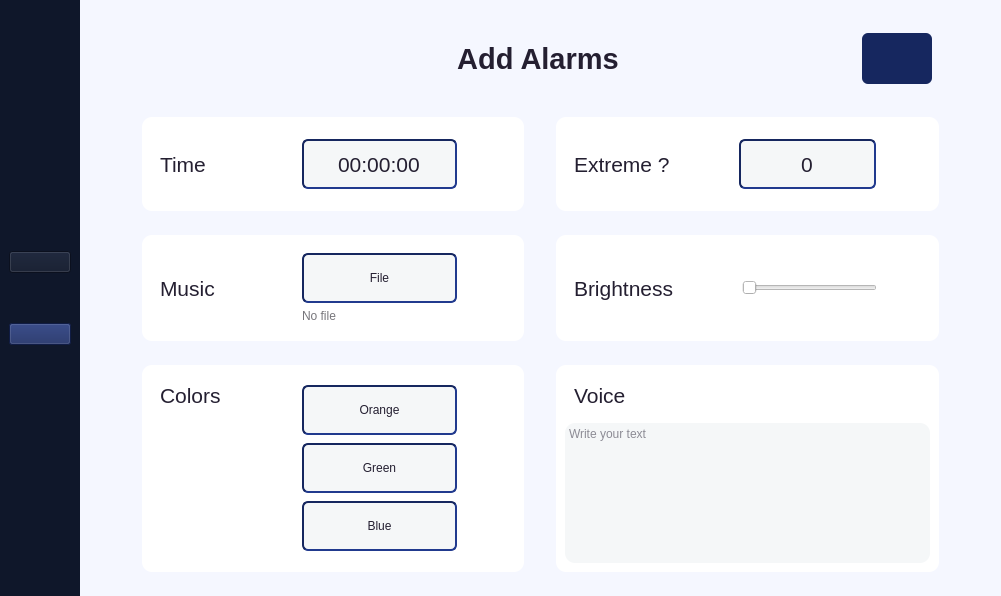
<?xml version="1.0" encoding="UTF-8"?>
<ui version="4.0">
 <class>MainWindow</class>
 <widget class="QMainWindow" name="MainWindow">
  <property name="geometry">
   <rect>
    <x>0</x>
    <y>0</y>
    <width>1001</width>
    <height>596</height>
   </rect>
  </property>
  <property name="windowTitle">
   <string>MainWindow</string>
  </property>
  <property name="styleSheet">
   <string notr="true">background-color: rgb(245, 247, 248);</string>
  </property>
  <widget class="QWidget" name="centralwidget">
   <layout class="QHBoxLayout" name="horizontalLayout">
    <property name="spacing">
     <number>0</number>
    </property>
    <property name="leftMargin">
     <number>0</number>
    </property>
    <property name="topMargin">
     <number>0</number>
    </property>
    <property name="rightMargin">
     <number>0</number>
    </property>
    <property name="bottomMargin">
     <number>0</number>
    </property>
    <item>
     <widget class="QWidget" name="widget" native="true">
      <property name="sizePolicy">
       <sizepolicy hsizetype="Fixed" vsizetype="Preferred">
        <horstretch>1</horstretch>
        <verstretch>0</verstretch>
       </sizepolicy>
      </property>
      <property name="minimumSize">
       <size>
        <width>80</width>
        <height>0</height>
       </size>
      </property>
      <property name="maximumSize">
       <size>
        <width>61</width>
        <height>16777215</height>
       </size>
      </property>
      <property name="styleSheet">
       <string notr="true">background-color: rgb(15, 23, 42);</string>
      </property>
      <layout class="QHBoxLayout" name="horizontalLayout_2">
       <property name="spacing">
        <number>0</number>
       </property>
       <item>
        <widget class="QWidget" name="widget_21" native="true">
         <property name="maximumSize">
          <size>
           <width>16777215</width>
           <height>10000</height>
          </size>
         </property>
         <layout class="QGridLayout" name="gridLayout_2">
          <property name="leftMargin">
           <number>0</number>
          </property>
          <property name="topMargin">
           <number>0</number>
          </property>
          <property name="rightMargin">
           <number>0</number>
          </property>
          <property name="bottomMargin">
           <number>0</number>
          </property>
          <item row="0" column="0">
           <layout class="QVBoxLayout" name="verticalLayout">
            <property name="spacing">
             <number>50</number>
            </property>
            <property name="sizeConstraint">
             <enum>QLayout::SetDefaultConstraint</enum>
            </property>
            <item>
             <widget class="QPushButton" name="btnAlarms">
              <property name="font">
               <font>
                <bold>true</bold>
               </font>
              </property>
              <property name="styleSheet">
               <string notr="true">
color: rgb(255, 255, 255);</string>
              </property>
              <property name="text">
               <string/>
              </property>
              <property name="icon">
               <iconset>
                <normaloff>UI/alarm.png</normaloff>UI/alarm.png</iconset>
              </property>
              <property name="iconSize">
               <size>
                <width>32</width>
                <height>32</height>
               </size>
              </property>
             </widget>
            </item>
            <item>
             <widget class="QPushButton" name="btnExt">
              <property name="font">
               <font>
                <bold>true</bold>
               </font>
              </property>
              <property name="styleSheet">
               <string notr="true">background-color: rgb(22, 39, 95);
</string>
              </property>
              <property name="text">
               <string/>
              </property>
              <property name="icon">
               <iconset>
                <normaloff>UI/plus.png</normaloff>UI/plus.png</iconset>
              </property>
              <property name="iconSize">
               <size>
                <width>32</width>
                <height>32</height>
               </size>
              </property>
             </widget>
            </item>
           </layout>
          </item>
         </layout>
        </widget>
       </item>
      </layout>
     </widget>
    </item>
    <item>
     <widget class="QWidget" name="widget_2" native="true">
      <property name="styleSheet">
       <string notr="true">background-color: rgb(245,247,255);</string>
      </property>
      <layout class="QVBoxLayout" name="verticalLayout_2">
       <item>
        <widget class="QWidget" name="widget_7" native="true">
         <property name="sizePolicy">
          <sizepolicy hsizetype="Preferred" vsizetype="Preferred">
           <horstretch>0</horstretch>
           <verstretch>0</verstretch>
          </sizepolicy>
         </property>
        </widget>
       </item>
       <item>
        <widget class="QWidget" name="widget_18" native="true">
         <property name="sizePolicy">
          <sizepolicy hsizetype="Preferred" vsizetype="Preferred">
           <horstretch>0</horstretch>
           <verstretch>1</verstretch>
          </sizepolicy>
         </property>
         <layout class="QGridLayout" name="gridLayout_6">
          <item row="0" column="1">
           <widget class="QWidget" name="widget_46" native="true">
            <layout class="QGridLayout" name="gridLayout_4">
             <item row="0" column="0">
              <widget class="QLabel" name="label_9">
               <property name="font">
                <font>
                 <pointsize>22</pointsize>
                 <bold>true</bold>
                </font>
               </property>
               <property name="styleSheet">
                <string notr="true">color: rgb(36, 31, 49);</string>
               </property>
               <property name="text">
                <string>Add Alarms</string>
               </property>
               <property name="textFormat">
                <enum>Qt::AutoText</enum>
               </property>
               <property name="alignment">
                <set>Qt::AlignCenter</set>
               </property>
              </widget>
             </item>
            </layout>
           </widget>
          </item>
          <item row="0" column="2">
           <widget class="QWidget" name="widget_48" native="true">
            <property name="sizePolicy">
             <sizepolicy hsizetype="Preferred" vsizetype="Preferred">
              <horstretch>2</horstretch>
              <verstretch>0</verstretch>
             </sizepolicy>
            </property>
           </widget>
          </item>
          <item row="0" column="0">
           <widget class="QWidget" name="widget_47" native="true">
            <property name="sizePolicy">
             <sizepolicy hsizetype="Preferred" vsizetype="Preferred">
              <horstretch>4</horstretch>
              <verstretch>0</verstretch>
             </sizepolicy>
            </property>
           </widget>
          </item>
          <item row="0" column="3">
           <widget class="QWidget" name="widget_49" native="true">
            <property name="sizePolicy">
             <sizepolicy hsizetype="Preferred" vsizetype="Preferred">
              <horstretch>2</horstretch>
              <verstretch>0</verstretch>
             </sizepolicy>
            </property>
            <layout class="QGridLayout" name="gridLayout_5">
             <item row="0" column="0">
              <widget class="QPushButton" name="btnSubmit">
               <property name="sizePolicy">
                <sizepolicy hsizetype="Fixed" vsizetype="Fixed">
                 <horstretch>0</horstretch>
                 <verstretch>0</verstretch>
                </sizepolicy>
               </property>
               <property name="minimumSize">
                <size>
                 <width>70</width>
                 <height>51</height>
                </size>
               </property>
               <property name="font">
                <font>
                 <bold>true</bold>
                </font>
               </property>
               <property name="styleSheet">
                <string notr="true">background-color: rgb(39, 147, 229);
color: rgb(255, 255, 255);

background-color: rgb(24, 43, 53);
background-color: rgb(22, 39, 95);
border-width:1px;
border-radius:6px;
border-color: rgb(22, 39, 95);</string>
               </property>
               <property name="text">
                <string/>
               </property>
               <property name="icon">
                <iconset>
                 <normaloff>UI/save.png</normaloff>UI/save.png</iconset>
               </property>
               <property name="iconSize">
                <size>
                 <width>35</width>
                 <height>35</height>
                </size>
               </property>
               <property name="autoDefault">
                <bool>true</bool>
               </property>
              </widget>
             </item>
            </layout>
           </widget>
          </item>
         </layout>
        </widget>
       </item>
       <item>
        <widget class="QWidget" name="widget_10" native="true">
         <property name="sizePolicy">
          <sizepolicy hsizetype="Preferred" vsizetype="Preferred">
           <horstretch>0</horstretch>
           <verstretch>2</verstretch>
          </sizepolicy>
         </property>
         <property name="styleSheet">
          <string notr="true"/>
         </property>
         <layout class="QHBoxLayout" name="horizontalLayout_6">
          <item>
           <widget class="QWidget" name="widget_4" native="true">
            <property name="sizePolicy">
             <sizepolicy hsizetype="Preferred" vsizetype="Preferred">
              <horstretch>1</horstretch>
              <verstretch>0</verstretch>
             </sizepolicy>
            </property>
           </widget>
          </item>
          <item>
           <widget class="QWidget" name="widget_14" native="true">
            <property name="sizePolicy">
             <sizepolicy hsizetype="Preferred" vsizetype="Preferred">
              <horstretch>10</horstretch>
              <verstretch>0</verstretch>
             </sizepolicy>
            </property>
            <property name="styleSheet">
             <string notr="true">border-radius: 10;
background-color: rgb(255, 255, 255);</string>
            </property>
            <layout class="QHBoxLayout" name="horizontalLayout_5">
             <item>
              <widget class="QWidget" name="widget_26" native="true">
               <property name="sizePolicy">
                <sizepolicy hsizetype="Preferred" vsizetype="Preferred">
                 <horstretch>2</horstretch>
                 <verstretch>0</verstretch>
                </sizepolicy>
               </property>
               <layout class="QGridLayout" name="gridLayout_9">
                <item row="0" column="0">
                 <widget class="QLabel" name="labelTime2_3">
                  <property name="font">
                   <font>
                    <pointsize>16</pointsize>
                   </font>
                  </property>
                  <property name="styleSheet">
                   <string notr="true">color: rgb(36, 31, 49);</string>
                  </property>
                  <property name="text">
                   <string>Time</string>
                  </property>
                 </widget>
                </item>
               </layout>
              </widget>
             </item>
             <item>
              <widget class="QWidget" name="widget_27" native="true">
               <property name="sizePolicy">
                <sizepolicy hsizetype="Preferred" vsizetype="Preferred">
                 <horstretch>1</horstretch>
                 <verstretch>0</verstretch>
                </sizepolicy>
               </property>
              </widget>
             </item>
             <item>
              <widget class="QWidget" name="widget_23" native="true">
               <property name="sizePolicy">
                <sizepolicy hsizetype="Preferred" vsizetype="Preferred">
                 <horstretch>4</horstretch>
                 <verstretch>0</verstretch>
                </sizepolicy>
               </property>
               <layout class="QGridLayout" name="gridLayout_8">
                <item row="0" column="0">
                 <widget class="QTimeEdit" name="timeEdit_2">
                  <property name="sizePolicy">
                   <sizepolicy hsizetype="Minimum" vsizetype="Fixed">
                    <horstretch>0</horstretch>
                    <verstretch>0</verstretch>
                   </sizepolicy>
                  </property>
                  <property name="minimumSize">
                   <size>
                    <width>0</width>
                    <height>50</height>
                   </size>
                  </property>
                  <property name="font">
                   <font>
                    <pointsize>16</pointsize>
                   </font>
                  </property>
                  <property name="styleSheet">
                   <string notr="true">border-radius:6px;
border-style: inset;
border-width: 1.5px;
border-color: rgb(22, 39, 95);

background-color: rgb(119, 118, 123);
/*border-color: rgb(234, 0, 49);*/

color: rgb(36, 31, 49);
background-color: rgb(245, 247, 248);
</string>
                  </property>
                  <property name="frame">
                   <bool>false</bool>
                  </property>
                  <property name="alignment">
                   <set>Qt::AlignCenter</set>
                  </property>
                  <property name="buttonSymbols">
                   <enum>QAbstractSpinBox::NoButtons</enum>
                  </property>
                 </widget>
                </item>
               </layout>
              </widget>
             </item>
             <item>
              <widget class="QWidget" name="widget_40" native="true">
               <property name="sizePolicy">
                <sizepolicy hsizetype="Preferred" vsizetype="Preferred">
                 <horstretch>1</horstretch>
                 <verstretch>0</verstretch>
                </sizepolicy>
               </property>
              </widget>
             </item>
            </layout>
           </widget>
          </item>
          <item>
           <widget class="QWidget" name="widget_3" native="true">
            <property name="sizePolicy">
             <sizepolicy hsizetype="Preferred" vsizetype="Preferred">
              <horstretch>1</horstretch>
              <verstretch>0</verstretch>
             </sizepolicy>
            </property>
            <property name="maximumSize">
             <size>
              <width>20</width>
              <height>16777215</height>
             </size>
            </property>
           </widget>
          </item>
          <item>
           <widget class="QWidget" name="widget_28" native="true">
            <property name="sizePolicy">
             <sizepolicy hsizetype="Preferred" vsizetype="Preferred">
              <horstretch>10</horstretch>
              <verstretch>0</verstretch>
             </sizepolicy>
            </property>
            <property name="styleSheet">
             <string notr="true">border-radius: 10;
background-color: rgb(255, 255, 255);</string>
            </property>
            <layout class="QHBoxLayout" name="horizontalLayout_3">
             <item>
              <widget class="QWidget" name="widget_25" native="true">
               <property name="sizePolicy">
                <sizepolicy hsizetype="Preferred" vsizetype="Preferred">
                 <horstretch>2</horstretch>
                 <verstretch>0</verstretch>
                </sizepolicy>
               </property>
               <layout class="QGridLayout" name="gridLayout_10">
                <item row="0" column="0">
                 <widget class="QLabel" name="labelTime2_4">
                  <property name="font">
                   <font>
                    <pointsize>16</pointsize>
                   </font>
                  </property>
                  <property name="styleSheet">
                   <string notr="true">color: rgb(36, 31, 49);</string>
                  </property>
                  <property name="text">
                   <string>Extreme ?</string>
                  </property>
                 </widget>
                </item>
               </layout>
              </widget>
             </item>
             <item>
              <widget class="QWidget" name="widget_29" native="true">
               <property name="sizePolicy">
                <sizepolicy hsizetype="Preferred" vsizetype="Preferred">
                 <horstretch>1</horstretch>
                 <verstretch>0</verstretch>
                </sizepolicy>
               </property>
              </widget>
             </item>
             <item>
              <widget class="QWidget" name="widget_31" native="true">
               <property name="sizePolicy">
                <sizepolicy hsizetype="Preferred" vsizetype="Preferred">
                 <horstretch>4</horstretch>
                 <verstretch>0</verstretch>
                </sizepolicy>
               </property>
               <layout class="QGridLayout" name="gridLayout_12">
                <item row="0" column="0">
                 <widget class="QSpinBox" name="extremeBox">
                  <property name="enabled">
                   <bool>true</bool>
                  </property>
                  <property name="minimumSize">
                   <size>
                    <width>0</width>
                    <height>50</height>
                   </size>
                  </property>
                  <property name="font">
                   <font>
                    <pointsize>16</pointsize>
                   </font>
                  </property>
                  <property name="styleSheet">
                   <string notr="true">border-radius:6px;
border-style: inset;
border-width: 1.5px;
border-color: rgb(22, 39, 95);

background-color: rgb(119, 118, 123);
/*border-color: rgb(234, 0, 49);*/

color: rgb(36, 31, 49);
background-color: rgb(245, 247, 248);
</string>
                  </property>
                  <property name="alignment">
                   <set>Qt::AlignCenter</set>
                  </property>
                  <property name="buttonSymbols">
                   <enum>QAbstractSpinBox::NoButtons</enum>
                  </property>
                 </widget>
                </item>
               </layout>
              </widget>
             </item>
             <item>
              <widget class="QWidget" name="widget_43" native="true">
               <property name="sizePolicy">
                <sizepolicy hsizetype="Preferred" vsizetype="Preferred">
                 <horstretch>1</horstretch>
                 <verstretch>0</verstretch>
                </sizepolicy>
               </property>
              </widget>
             </item>
            </layout>
           </widget>
          </item>
          <item>
           <widget class="QWidget" name="widget_5" native="true">
            <property name="sizePolicy">
             <sizepolicy hsizetype="Preferred" vsizetype="Preferred">
              <horstretch>1</horstretch>
              <verstretch>0</verstretch>
             </sizepolicy>
            </property>
           </widget>
          </item>
         </layout>
        </widget>
       </item>
       <item>
        <widget class="QWidget" name="widget_11" native="true">
         <property name="sizePolicy">
          <sizepolicy hsizetype="Preferred" vsizetype="Preferred">
           <horstretch>0</horstretch>
           <verstretch>2</verstretch>
          </sizepolicy>
         </property>
         <layout class="QHBoxLayout" name="horizontalLayout_4">
          <item>
           <widget class="QWidget" name="widget_6" native="true">
            <property name="sizePolicy">
             <sizepolicy hsizetype="Preferred" vsizetype="Preferred">
              <horstretch>1</horstretch>
              <verstretch>0</verstretch>
             </sizepolicy>
            </property>
           </widget>
          </item>
          <item>
           <widget class="QWidget" name="widget_8" native="true">
            <property name="sizePolicy">
             <sizepolicy hsizetype="Preferred" vsizetype="Preferred">
              <horstretch>10</horstretch>
              <verstretch>0</verstretch>
             </sizepolicy>
            </property>
            <property name="styleSheet">
             <string notr="true">border-radius: 10;
background-color: rgb(255, 255, 255);</string>
            </property>
            <layout class="QHBoxLayout" name="horizontalLayout_7">
             <item>
              <widget class="QWidget" name="widget_30" native="true">
               <property name="sizePolicy">
                <sizepolicy hsizetype="Preferred" vsizetype="Preferred">
                 <horstretch>2</horstretch>
                 <verstretch>0</verstretch>
                </sizepolicy>
               </property>
               <layout class="QGridLayout" name="gridLayout_11">
                <item row="0" column="0">
                 <widget class="QLabel" name="labelTime2_5">
                  <property name="font">
                   <font>
                    <pointsize>16</pointsize>
                   </font>
                  </property>
                  <property name="styleSheet">
                   <string notr="true">color: rgb(36, 31, 49);</string>
                  </property>
                  <property name="text">
                   <string>Music</string>
                  </property>
                 </widget>
                </item>
               </layout>
              </widget>
             </item>
             <item>
              <widget class="QWidget" name="widget_32" native="true">
               <property name="sizePolicy">
                <sizepolicy hsizetype="Preferred" vsizetype="Preferred">
                 <horstretch>1</horstretch>
                 <verstretch>0</verstretch>
                </sizepolicy>
               </property>
              </widget>
             </item>
             <item>
              <widget class="QWidget" name="widget_24" native="true">
               <property name="sizePolicy">
                <sizepolicy hsizetype="Preferred" vsizetype="Preferred">
                 <horstretch>4</horstretch>
                 <verstretch>0</verstretch>
                </sizepolicy>
               </property>
               <layout class="QGridLayout" name="gridLayout">
                <item row="0" column="0">
                 <widget class="QPushButton" name="btnMusic">
                  <property name="minimumSize">
                   <size>
                    <width>0</width>
                    <height>50</height>
                   </size>
                  </property>
                  <property name="styleSheet">
                   <string notr="true">border-radius:6px;
border-style: inset;
border-width: 1.5px;
border-color: rgb(22, 39, 95);

background-color: rgb(119, 118, 123);
/*border-color: rgb(234, 0, 49);*/

color: rgb(36, 31, 49);
background-color: rgb(245, 247, 248);
</string>
                  </property>
                  <property name="text">
                   <string>File</string>
                  </property>
                 </widget>
                </item>
                <item row="1" column="0">
                 <widget class="QLabel" name="musicTxt">
                  <property name="styleSheet">
                   <string notr="true">color: rgb(119, 118, 123);</string>
                  </property>
                  <property name="text">
                   <string>No file</string>
                  </property>
                 </widget>
                </item>
               </layout>
              </widget>
             </item>
             <item>
              <widget class="QWidget" name="widget_41" native="true">
               <property name="sizePolicy">
                <sizepolicy hsizetype="Preferred" vsizetype="Preferred">
                 <horstretch>1</horstretch>
                 <verstretch>0</verstretch>
                </sizepolicy>
               </property>
              </widget>
             </item>
            </layout>
           </widget>
          </item>
          <item>
           <widget class="QWidget" name="widget_9" native="true">
            <property name="sizePolicy">
             <sizepolicy hsizetype="Preferred" vsizetype="Preferred">
              <horstretch>1</horstretch>
              <verstretch>0</verstretch>
             </sizepolicy>
            </property>
            <property name="maximumSize">
             <size>
              <width>20</width>
              <height>16777215</height>
             </size>
            </property>
           </widget>
          </item>
          <item>
           <widget class="QWidget" name="widget_15" native="true">
            <property name="sizePolicy">
             <sizepolicy hsizetype="Preferred" vsizetype="Preferred">
              <horstretch>10</horstretch>
              <verstretch>0</verstretch>
             </sizepolicy>
            </property>
            <property name="styleSheet">
             <string notr="true">border-radius: 10;
background-color: rgb(255, 255, 255);</string>
            </property>
            <layout class="QHBoxLayout" name="horizontalLayout_8">
             <item>
              <widget class="QWidget" name="widget_35" native="true">
               <property name="sizePolicy">
                <sizepolicy hsizetype="Preferred" vsizetype="Preferred">
                 <horstretch>2</horstretch>
                 <verstretch>0</verstretch>
                </sizepolicy>
               </property>
               <layout class="QGridLayout" name="gridLayout_13">
                <item row="0" column="0">
                 <widget class="QLabel" name="labelTime2_6">
                  <property name="font">
                   <font>
                    <pointsize>16</pointsize>
                   </font>
                  </property>
                  <property name="styleSheet">
                   <string notr="true">color: rgb(36, 31, 49);</string>
                  </property>
                  <property name="text">
                   <string>Brightness</string>
                  </property>
                 </widget>
                </item>
               </layout>
              </widget>
             </item>
             <item>
              <widget class="QWidget" name="widget_34" native="true">
               <property name="sizePolicy">
                <sizepolicy hsizetype="Preferred" vsizetype="Preferred">
                 <horstretch>1</horstretch>
                 <verstretch>0</verstretch>
                </sizepolicy>
               </property>
              </widget>
             </item>
             <item>
              <widget class="QWidget" name="widget_33" native="true">
               <property name="sizePolicy">
                <sizepolicy hsizetype="Preferred" vsizetype="Preferred">
                 <horstretch>4</horstretch>
                 <verstretch>0</verstretch>
                </sizepolicy>
               </property>
               <layout class="QGridLayout" name="gridLayout_3">
                <item row="0" column="0">
                 <widget class="QSlider" name="brightnessSlider">
                  <property name="maximum">
                   <number>100</number>
                  </property>
                  <property name="value">
                   <number>0</number>
                  </property>
                  <property name="orientation">
                   <enum>Qt::Horizontal</enum>
                  </property>
                 </widget>
                </item>
               </layout>
              </widget>
             </item>
             <item>
              <widget class="QWidget" name="widget_44" native="true">
               <property name="sizePolicy">
                <sizepolicy hsizetype="Preferred" vsizetype="Preferred">
                 <horstretch>1</horstretch>
                 <verstretch>0</verstretch>
                </sizepolicy>
               </property>
              </widget>
             </item>
            </layout>
           </widget>
          </item>
          <item>
           <widget class="QWidget" name="widget_16" native="true">
            <property name="sizePolicy">
             <sizepolicy hsizetype="Preferred" vsizetype="Preferred">
              <horstretch>1</horstretch>
              <verstretch>0</verstretch>
             </sizepolicy>
            </property>
           </widget>
          </item>
         </layout>
        </widget>
       </item>
       <item>
        <widget class="QWidget" name="widget_12" native="true">
         <property name="sizePolicy">
          <sizepolicy hsizetype="Preferred" vsizetype="Preferred">
           <horstretch>0</horstretch>
           <verstretch>4</verstretch>
          </sizepolicy>
         </property>
         <layout class="QHBoxLayout" name="horizontalLayout_11">
          <item>
           <widget class="QWidget" name="widget_17" native="true">
            <property name="sizePolicy">
             <sizepolicy hsizetype="Preferred" vsizetype="Preferred">
              <horstretch>1</horstretch>
              <verstretch>0</verstretch>
             </sizepolicy>
            </property>
           </widget>
          </item>
          <item>
           <widget class="QWidget" name="widget_19" native="true">
            <property name="sizePolicy">
             <sizepolicy hsizetype="Preferred" vsizetype="Preferred">
              <horstretch>10</horstretch>
              <verstretch>0</verstretch>
             </sizepolicy>
            </property>
            <property name="styleSheet">
             <string notr="true">border-radius: 10;
background-color: rgb(255, 255, 255);</string>
            </property>
            <layout class="QHBoxLayout" name="horizontalLayout_9">
             <item>
              <widget class="QWidget" name="widget_36" native="true">
               <property name="sizePolicy">
                <sizepolicy hsizetype="Preferred" vsizetype="Preferred">
                 <horstretch>2</horstretch>
                 <verstretch>0</verstretch>
                </sizepolicy>
               </property>
               <layout class="QGridLayout" name="gridLayout_14">
                <item row="0" column="0">
                 <widget class="QLabel" name="labelTime2_7">
                  <property name="font">
                   <font>
                    <pointsize>16</pointsize>
                   </font>
                  </property>
                  <property name="styleSheet">
                   <string notr="true">color: rgb(36, 31, 49);</string>
                  </property>
                  <property name="text">
                   <string>Colors</string>
                  </property>
                  <property name="alignment">
                   <set>Qt::AlignLeading|Qt::AlignLeft|Qt::AlignTop</set>
                  </property>
                 </widget>
                </item>
               </layout>
              </widget>
             </item>
             <item>
              <widget class="QWidget" name="widget_37" native="true">
               <property name="sizePolicy">
                <sizepolicy hsizetype="Preferred" vsizetype="Preferred">
                 <horstretch>1</horstretch>
                 <verstretch>0</verstretch>
                </sizepolicy>
               </property>
              </widget>
             </item>
             <item>
              <widget class="QWidget" name="widget_38" native="true">
               <property name="sizePolicy">
                <sizepolicy hsizetype="Preferred" vsizetype="Preferred">
                 <horstretch>4</horstretch>
                 <verstretch>0</verstretch>
                </sizepolicy>
               </property>
               <layout class="QVBoxLayout" name="verticalLayout_4">
                <item>
                 <widget class="QPushButton" name="btnOrange">
                  <property name="minimumSize">
                   <size>
                    <width>0</width>
                    <height>50</height>
                   </size>
                  </property>
                  <property name="styleSheet">
                   <string notr="true">border-radius:6px;
border-style: inset;
border-width: 1.5px;
border-color: rgb(22, 39, 95);

background-color: rgb(119, 118, 123);
/*border-color: rgb(234, 0, 49);*/

color: rgb(36, 31, 49);
background-color: rgb(245, 247, 248);
</string>
                  </property>
                  <property name="text">
                   <string>Orange</string>
                  </property>
                 </widget>
                </item>
                <item>
                 <widget class="QPushButton" name="btnGreen">
                  <property name="minimumSize">
                   <size>
                    <width>0</width>
                    <height>50</height>
                   </size>
                  </property>
                  <property name="styleSheet">
                   <string notr="true">border-radius:6px;
border-style: inset;
border-width: 1.5px;
border-color: rgb(22, 39, 95);

background-color: rgb(119, 118, 123);
/*border-color: rgb(234, 0, 49);*/

color: rgb(36, 31, 49);
background-color: rgb(245, 247, 248);
</string>
                  </property>
                  <property name="text">
                   <string>Green</string>
                  </property>
                 </widget>
                </item>
                <item>
                 <widget class="QPushButton" name="btnBlue">
                  <property name="minimumSize">
                   <size>
                    <width>0</width>
                    <height>50</height>
                   </size>
                  </property>
                  <property name="styleSheet">
                   <string notr="true">border-radius:6px;
border-style: inset;
border-width: 1.5px;
border-color: rgb(22, 39, 95);

background-color: rgb(119, 118, 123);
/*border-color: rgb(234, 0, 49);*/

color: rgb(36, 31, 49);
background-color: rgb(245, 247, 248);
</string>
                  </property>
                  <property name="text">
                   <string>Blue</string>
                  </property>
                 </widget>
                </item>
               </layout>
              </widget>
             </item>
             <item>
              <widget class="QWidget" name="widget_45" native="true">
               <property name="sizePolicy">
                <sizepolicy hsizetype="Preferred" vsizetype="Preferred">
                 <horstretch>1</horstretch>
                 <verstretch>0</verstretch>
                </sizepolicy>
               </property>
              </widget>
             </item>
            </layout>
           </widget>
          </item>
          <item>
           <widget class="QWidget" name="widget_20" native="true">
            <property name="sizePolicy">
             <sizepolicy hsizetype="Preferred" vsizetype="Preferred">
              <horstretch>1</horstretch>
              <verstretch>0</verstretch>
             </sizepolicy>
            </property>
            <property name="maximumSize">
             <size>
              <width>20</width>
              <height>16777215</height>
             </size>
            </property>
           </widget>
          </item>
          <item>
           <widget class="QWidget" name="widget_22" native="true">
            <property name="sizePolicy">
             <sizepolicy hsizetype="Preferred" vsizetype="Preferred">
              <horstretch>10</horstretch>
              <verstretch>0</verstretch>
             </sizepolicy>
            </property>
            <property name="styleSheet">
             <string notr="true">border-radius: 10;
background-color: rgb(255, 255, 255);</string>
            </property>
            <layout class="QVBoxLayout" name="verticalLayout_3">
             <item>
              <widget class="QWidget" name="widget_39" native="true">
               <property name="sizePolicy">
                <sizepolicy hsizetype="Preferred" vsizetype="Preferred">
                 <horstretch>2</horstretch>
                 <verstretch>0</verstretch>
                </sizepolicy>
               </property>
               <layout class="QGridLayout" name="gridLayout_15">
                <item row="0" column="0">
                 <widget class="QLabel" name="labelTime2_8">
                  <property name="font">
                   <font>
                    <pointsize>16</pointsize>
                   </font>
                  </property>
                  <property name="styleSheet">
                   <string notr="true">color: rgb(36, 31, 49);</string>
                  </property>
                  <property name="text">
                   <string>Voice</string>
                  </property>
                 </widget>
                </item>
               </layout>
              </widget>
             </item>
             <item>
              <widget class="QPlainTextEdit" name="voiceText">
               <property name="styleSheet">
                <string notr="true">background-color: rgb(245, 247, 248);
color: rgb(36, 31, 49);</string>
               </property>
               <property name="placeholderText">
                <string>Write your text</string>
               </property>
              </widget>
             </item>
            </layout>
           </widget>
          </item>
          <item>
           <widget class="QWidget" name="widget_42" native="true">
            <property name="sizePolicy">
             <sizepolicy hsizetype="Preferred" vsizetype="Preferred">
              <horstretch>1</horstretch>
              <verstretch>0</verstretch>
             </sizepolicy>
            </property>
           </widget>
          </item>
         </layout>
        </widget>
       </item>
       <item>
        <widget class="QWidget" name="widget_13" native="true">
         <property name="sizePolicy">
          <sizepolicy hsizetype="Preferred" vsizetype="Preferred">
           <horstretch>0</horstretch>
           <verstretch>0</verstretch>
          </sizepolicy>
         </property>
        </widget>
       </item>
      </layout>
     </widget>
    </item>
   </layout>
  </widget>
 </widget>
 <resources/>
 <connections/>
</ui>
